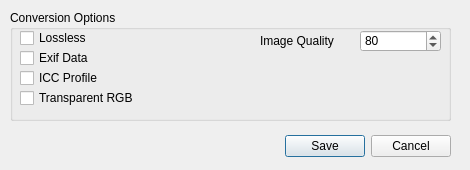
<?xml version="1.0" encoding="UTF-8"?>
<ui version="4.0">
 <class>Dialog</class>
 <widget class="QDialog" name="Dialog">
  <property name="windowModality">
   <enum>Qt::ApplicationModal</enum>
  </property>
  <property name="geometry">
   <rect>
    <x>0</x>
    <y>0</y>
    <width>470</width>
    <height>170</height>
   </rect>
  </property>
  <property name="windowTitle">
   <string>WebP Conversion Options</string>
  </property>
  <widget class="QDialogButtonBox" name="webp_option_button_box">
   <property name="geometry">
    <rect>
     <x>10</x>
     <y>130</y>
     <width>441</width>
     <height>32</height>
    </rect>
   </property>
   <property name="sizePolicy">
    <sizepolicy hsizetype="Fixed" vsizetype="Fixed">
     <horstretch>0</horstretch>
     <verstretch>0</verstretch>
    </sizepolicy>
   </property>
   <property name="minimumSize">
    <size>
     <width>441</width>
     <height>32</height>
    </size>
   </property>
   <property name="maximumSize">
    <size>
     <width>441</width>
     <height>32</height>
    </size>
   </property>
   <property name="orientation">
    <enum>Qt::Horizontal</enum>
   </property>
   <property name="standardButtons">
    <set>QDialogButtonBox::Cancel|QDialogButtonBox::Save</set>
   </property>
  </widget>
  <widget class="QGroupBox" name="groupBox">
   <property name="geometry">
    <rect>
     <x>10</x>
     <y>10</y>
     <width>441</width>
     <height>111</height>
    </rect>
   </property>
   <property name="title">
    <string>Conversion Options</string>
   </property>
   <widget class="QCheckBox" name="loseless_option_box">
    <property name="geometry">
     <rect>
      <x>10</x>
      <y>20</y>
      <width>81</width>
      <height>16</height>
     </rect>
    </property>
    <property name="toolTip">
     <string extracomment="무압축으로 저장하는 옵션입니다."/>
    </property>
    <property name="text">
     <string>Lossless</string>
    </property>
   </widget>
   <widget class="QSpinBox" name="image_quality_spinbox">
    <property name="geometry">
     <rect>
      <x>350</x>
      <y>20</y>
      <width>81</width>
      <height>22</height>
     </rect>
    </property>
    <property name="minimum">
     <number>1</number>
    </property>
    <property name="maximum">
     <number>100</number>
    </property>
    <property name="value">
     <number>80</number>
    </property>
   </widget>
   <widget class="QLabel" name="image_quality_label">
    <property name="geometry">
     <rect>
      <x>250</x>
      <y>20</y>
      <width>91</width>
      <height>21</height>
     </rect>
    </property>
    <property name="text">
     <string>Image Quality</string>
    </property>
   </widget>
   <widget class="QCheckBox" name="exif_option_box">
    <property name="geometry">
     <rect>
      <x>10</x>
      <y>40</y>
      <width>81</width>
      <height>16</height>
     </rect>
    </property>
    <property name="toolTip">
     <string extracomment="EXIF 데이터를 파일에 같이 저장하는 옵션입니다."/>
    </property>
    <property name="text">
     <string>Exif Data</string>
    </property>
   </widget>
   <widget class="QCheckBox" name="icc_profile_option_box">
    <property name="geometry">
     <rect>
      <x>10</x>
      <y>60</y>
      <width>101</width>
      <height>16</height>
     </rect>
    </property>
    <property name="toolTip">
     <string extracomment="ICC 프로파일을 같이 저장하는 옵션입니다."/>
    </property>
    <property name="text">
     <string>ICC Profile</string>
    </property>
   </widget>
   <widget class="QCheckBox" name="exact_option_box">
    <property name="geometry">
     <rect>
      <x>10</x>
      <y>80</y>
      <width>131</width>
      <height>16</height>
     </rect>
    </property>
    <property name="text">
     <string>Transparent RGB</string>
    </property>
   </widget>
  </widget>
 </widget>
 <resources/>
 <connections>
  <connection>
   <sender>webp_option_button_box</sender>
   <signal>accepted()</signal>
   <receiver>Dialog</receiver>
   <slot>accept()</slot>
   <hints>
    <hint type="sourcelabel">
     <x>248</x>
     <y>254</y>
    </hint>
    <hint type="destinationlabel">
     <x>157</x>
     <y>274</y>
    </hint>
   </hints>
  </connection>
  <connection>
   <sender>webp_option_button_box</sender>
   <signal>rejected()</signal>
   <receiver>Dialog</receiver>
   <slot>reject()</slot>
   <hints>
    <hint type="sourcelabel">
     <x>316</x>
     <y>260</y>
    </hint>
    <hint type="destinationlabel">
     <x>286</x>
     <y>274</y>
    </hint>
   </hints>
  </connection>
 </connections>
</ui>
